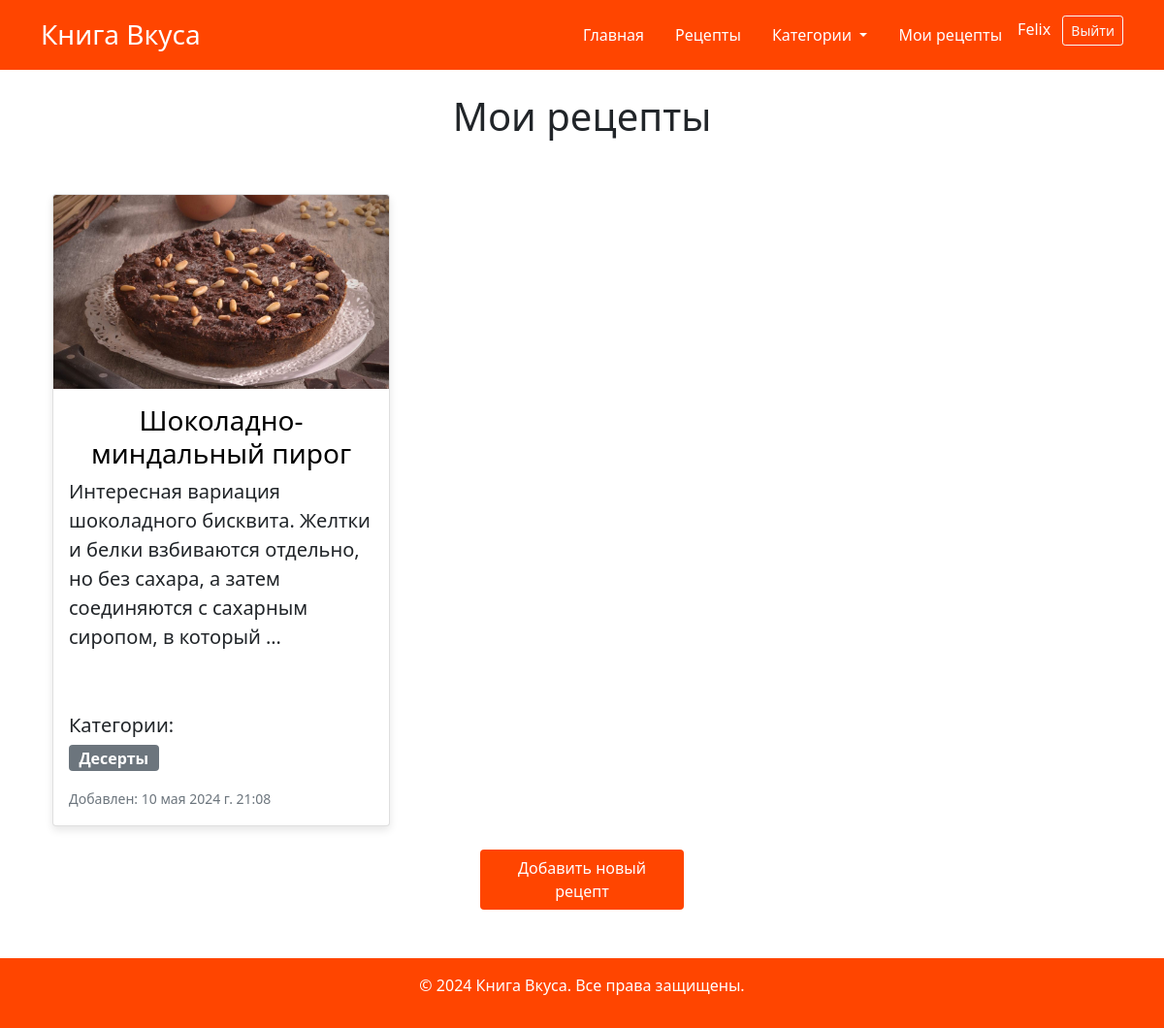
/my-recipes/ (signed in), run on the app's committed database.
### recipes_app/models.py (models this page shows, shortened)
class Recipe(models.Model):
    title = models.CharField(max_length=255)
    description = models.TextField()
    preparation_steps = models.TextField()
    cooking_time = models.CharField(max_length=150)
    image = models.ImageField(upload_to='recipes/', blank=True, null=True)
    author = models.ForeignKey(User, on_delete=models.CASCADE)
    category = models.ManyToManyField(Category, through='RecipeCategory')
    ingredients = models.TextField()
    add_time = models.DateTimeField(auto_now_add=True)

class Category(models.Model):
    name = models.CharField(max_length=100, unique=True)
    description = models.TextField(blank=True)

### recipes_app/views.py (the view)
# urls.py: path('my-recipes/', views.my_recipes, name='my_recipes'),
def my_recipes(request):
    if not request.user.is_authenticated:
        return render(request, 'recipes_app/unregistered.html')
    recipes = Recipe.objects.filter(author=request.user).order_by('-add_time')
    return render(request, 'recipes_app/my_recipes.html', {'recipes': recipes})

### recipes_app/context_processors.py (called while the page is built)
def global_context(request):
    current_year = datetime.now().year
    categories = Category.objects.all()
    return {
        'current_year': current_year,
        'categories': categories
    }

### recipes_app/templates/recipes_app/my_recipes.html (shortened to what this page needs)
{% extends 'base.html' %}
{% load static %}
{{% block content %}
{% if recipes %}
<div class="container mt-4" style="padding-bottom: 50px;">
    <div class="text-center" style="padding-bottom: 40px;">
        <h1 class="mb-3">Мои рецепты</h1>
    </div>
    <div class="row">
        {% for recipe in recipes %}
            <div class="col-md-4 mb-4">
                <div class="card h-100">
                    {% if recipe.image %}
                    <img src="{{ recipe.image.url }}" class="card-img-top" alt="{{ recipe.title }}">
                    {% endif %}
                    <div class="card-body d-flex flex-column">
                        <h3 class="card-title" style="text-align: center;">
                            <a href="{% url 'recipe' recipe.pk %}" class="stretched-link"
                               style="text-decoration: none; color: black;">{{ recipe.title }}</a></h3>
                        <p class="card-text flex-grow-1" style="font-size: 20px;">{{ recipe.description|truncatewords:20 }}</p>
                        <div class="mt-auto">
                            <p><h5>Категории:</h5>
                                {% for category in recipe.category.all %}
                                <a href="{% url 'recipe' category.id %}" style="font-size: 16px;" class="badge bg-secondary text-decoration-none">
                                    {{ category.name }}{% if not forloop.last %}<br> {% endif %}
                                </a>
                            {% endfor %}
                            </p>
                        </div>
                        <p class="card-text"><small class="text-muted">Добавлен: {{ recipe.add_time }}</small></p>
                    </div>
                </div>
            </div>
        {% endfor %}
    </div>
    <div style="margin: 0 auto; width: 210px;">
        <a href="{% url 'add-recipe' %}" class="btn" style="background-color: #FF4500; color: white;">Добавить новый рецепт</a>
    </div>
    </div>
{% endif %}
{% endblock %}

### templates/base.html (shortened to what this page needs)
{% load static %}
<!DOCTYPE html>
<html lang="en">
<head>
    <link rel="stylesheet" href="{% static 'css/main.css' %}"/>
    <link href="https://cdn.jsdelivr.net/npm/bootstrap@5.1.3/dist/css/bootstrap.min.css" rel="stylesheet">
</head>
<body>
<header class="text-white py-3" style="background-color: #FF4500">
    <div class="container d-flex justify-content-between align-items-center">
        <div class="site-title h3 mb-0"><a href="{% url 'index' %}" class="text-white text-decoration-none">Книга
            Вкуса</a></div>
        <nav>
            <ul class="nav">
                <li class="nav-item"><a href="{% url 'index' %}" class="nav-link text-white">Главная</a></li>
                <li class="nav-item"><a href="{% url 'recipes' %}" class="nav-link text-white">Рецепты</a></li>
                <li class="nav-item dropdown">
                    <a class="nav-link dropdown-toggle" href="#" id="navbarDropdownMenuLink" role="button"
                       data-bs-toggle="dropdown" aria-expanded="false" style="color: white;">
                        Категории
                    </a>
                </li>
                <li class="nav-item"><a href="{% url 'my_recipes' %}" class="nav-link text-white">Мои рецепты</a></li>
                {% if user.is_authenticated %}
                <li class="nav-item">
                    <span class="navbar-text me-2">{{ user.username }}</span>
                    <form action="{% url 'logout' %}" method="post" style="display:inline;">
                        <button type="submit" class="btn btn-outline-light btn-sm">Выйти</button>
                    </form>
                </li>
                {% else %}
                <li class="nav-item"><a href="{% url 'register' %}" class="nav-link text-white">Регистрация</a></li>
                <li class="nav-item"><a href="{% url 'login' %}" class="nav-link text-white">Войти</a></li>
                {% endif %}
            </ul>
        </nav>
    </div>
</header>
<main class="container mt-4">
    {% block content %}
    {% endblock %}
</main>
<footer class="text-white text-center py-3 mt-auto" style="background-color: #FF4500">
    <div class="container">
        <p>&copy; {{ current_year }} Книга Вкуса. Все права защищены.</p>
    </div>
</footer>
</body>
</html>

### static/css/main.css (style rules this page uses)
.card { height: 100%; display: flex; flex-direction: column; }
.card-body { flex: 1; display: flex; flex-direction: column; justify-content: space-between; / }
.card-img-top { width: 100%; height: 200px; object-fit: cover; }
a.text-decoration-none { text-decoration: none; }
.badge { font-size: 1em; }
.card { box-shadow: 0 4px 8px rgba(0,0,0,0.1); margin-bottom: 2rem; }
.card-body { padding: 2rem; }

### data on the page
Recipe: image (picture), title "Шоколадно-миндальный пирог", description "Интересная вариация шоколадного бисквита. Желтки и белки взбиваются отдельно, но без сахара, а затем соединяются с сахарным сиропом, в который …", add_time "10 мая 2024 г. 21:08"
Category: name "Десерты"

### other printed values
{{ user.username }} "Felix"
